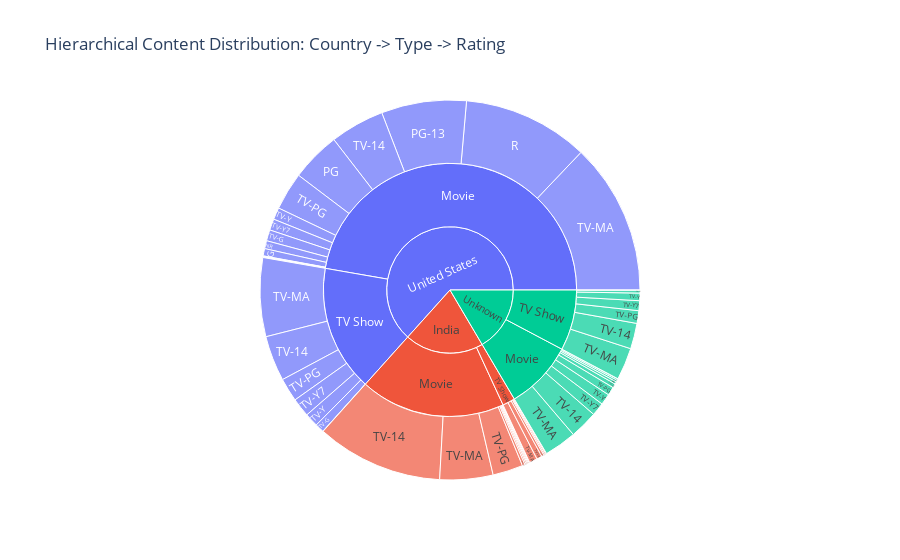

This figure's notebook cell:
### Code cell
# For simplicity, we use the 'first_country' and the 4 most frequent countries/types/ratings
# Data Preparation (Simulated Multi-Level Aggregation)
df_sunburst = df_valid_dates.copy()

# 1. Simplify country and rating
df_sunburst['country_simple'] = df_sunburst['country'].apply(lambda x: x.split(',')[0].strip())
top_countries = df_sunburst['country_simple'].value_counts().head(3).index.tolist()
df_sunburst = df_sunburst[df_sunburst['country_simple'].isin(top_countries)]

# 2. Group and count the hierarchy
hierarchy_data = df_sunburst.groupby(['country_simple', 'type', 'rating']).size().reset_index(name='Count')

fig = px.sunburst(
    hierarchy_data, 
    path=['country_simple', 'type', 'rating'], 
    values='Count',
    title='Hierarchical Content Distribution: Country -> Type -> Rating'
)
fig.show()

print("--- Data for Sunburst Chart ---")
print(hierarchy_data.head(10))

### Figure 1 — Plotly figure (JSON) as saved in the notebook; plotly's stock layout.template omitted (floating-point values rounded to 4 significant figures)
{"data": [{"branchvalues": "total", "domain": {"x": [0, 1], "y": [0, 1]}, "hovertemplate": "labels=%{label}<br>Count=%{value}<br>parent=%{parent}<br>id=%{id}<extra></extra>", "ids": ["India/Movie/NR", "India/Movie/PG", "India/Movie/PG-13", "India/Movie/R", "India/Movie/TV-14", "India/Movie/TV-G", "India/Movie/TV-MA", "India/Movie/TV-PG", "India/Movie/TV-Y7", "India/Movie/TV-Y7-FV", "India/TV Show/TV-14", "India/TV Show/TV-G", "India/TV Show/TV-MA", "India/TV Show/TV-PG", "India/TV Show/TV-Y", "India/TV Show/TV-Y7", "United States/Movie/66 min", "United States/Movie/74 min", "United States/Movie/84 min", "United States/Movie/G", "United States/Movie/NC-17", "United States/Movie/NR", "United States/Movie/PG", "United States/Movie/PG-13", "United States/Movie/R", "United States/Movie/TV-14", "United States/Movie/TV-G", "United States/Movie/TV-MA", "United States/Movie/TV-PG", "United States/Movie/TV-Y", "United States/Movie/TV-Y7", "United States/Movie/TV-Y7-FV", "United States/Movie/UR", "United States/TV Show/NR", "United States/TV Show/TV-14", "United States/TV Show/TV-G", "United States/TV Show/TV-MA", "United States/TV Show/TV-PG", "United States/TV Show/TV-Y", "United States/TV Show/TV-Y7", "Unknown/Movie/PG", "Unknown/Movie/PG-13", "Unknown/Movie/R", "Unknown/Movie/TV-14", "Unknown/Movie/TV-G", "Unknown/Movie/TV-MA", "Unknown/Movie/TV-PG", "Unknown/Movie/TV-Y", "Unknown/Movie/TV-Y7", "Unknown/Movie/TV-Y7-FV", "Unknown/TV Show/R", "Unknown/TV Show/TV-14", "Unknown/TV Show/TV-G", "Unknown/TV Show/TV-MA", "Unknown/TV Show/TV-PG", "Unknown/TV Show/TV-Y", "Unknown/TV Show/TV-Y7", "India/Movie", "India/TV Show", "United States/Movie", "United States/TV Show", "Unknown/Movie", "Unknown/TV Show", "India", "United States", "Unknown"], "labels": ["NR", "PG", "PG-13", "R", "TV-14", "TV-G", "TV-MA", "TV-PG", "TV-Y7", "TV-Y7-FV", "TV-14", "TV-G", "TV-MA", "TV-PG", "TV-Y", "TV-Y7", "66 min", "74 min", "84 min", "G", "NC-17", "NR", "PG", "PG-13", "R", "TV-14", "TV-G", "TV-MA", "TV-PG", "TV-Y", "TV-Y7", "TV-Y7-FV", "UR", "NR", "TV-14", "TV-G", "TV-MA", "TV-PG", "TV-Y", "TV-Y7", "PG", "PG-13", "R", "TV-14", "TV-G", "TV-MA", "TV-PG", "TV-Y", "TV-Y7", "TV-Y7-FV", "R", "TV-14", "TV-G", "TV-MA", "TV-PG", "TV-Y", "TV-Y7", "Movie", "TV Show", "Movie", "TV Show", "Movie", "TV Show", "India", "United States", "Unknown"], "name": "", "parents": ["India/Movie", "India/Movie", "India/Movie", "India/Movie", "India/Movie", "India/Movie", "India/Movie", "India/Movie", "India/Movie", "India/Movie", "India/TV Show", "India/TV Show", "India/TV Show", "India/TV Show", "India/TV Show", "India/TV Show", "United States/Movie", "United States/Movie", "United States/Movie", "United States/Movie", "United States/Movie", "United States/Movie", "United States/Movie", "United States/Movie", "United States/Movie", "United States/Movie", "United States/Movie", "United States/Movie", "United States/Movie", "United States/Movie", "United States/Movie", "United States/Movie", "United States/Movie", "United States/TV Show", "United States/TV Show", "United States/TV Show", "United States/TV Show", "United States/TV Show", "United States/TV Show", "United States/TV Show", "Unknown/Movie", "Unknown/Movie", "Unknown/Movie", "Unknown/Movie", "Unknown/Movie", "Unknown/Movie", "Unknown/Movie", "Unknown/Movie", "Unknown/Movie", "Unknown/Movie", "Unknown/TV Show", "Unknown/TV Show", "Unknown/TV Show", "Unknown/TV Show", "Unknown/TV Show", "Unknown/TV Show", "Unknown/TV Show", "India", "India", "United States", "United States", "Unknown", "Unknown", "", "", ""], "type": "sunburst", "values": [4.0, 4.0, 5.0, 2.0, 539.0, 6.0, 226.0, 129.0, 11.0, 1.0, 23.0, 3.0, 34.0, 10.0, 5.0, 5.0, 1.0, 1.0, 1.0, 31.0, 1.0, 34.0, 211.0, 362.0, 536.0, 231.0, 47.0, 645.0, 161.0, 51.0, 48.0, 2.0, 1.0, 1.0, 193.0, 38.0, 335.0, 100.0, 58.0, 80.0, 6.0, 8.0, 10.0, 120.0, 17.0, 138.0, 36.0, 47.0, 56.0, 1.0, 1.0, 109.0, 12.0, 137.0, 54.0, 32.0, 42.0, 927.0, 80.0, 2364.0, 805.0, 439.0, 387.0, 1007.0, 3169.0, 826.0]}], "layout": {"legend": {"tracegroupgap": 0}, "title": {"text": "Hierarchical Content Distribution: Country -> Type -> Rating"}}}
